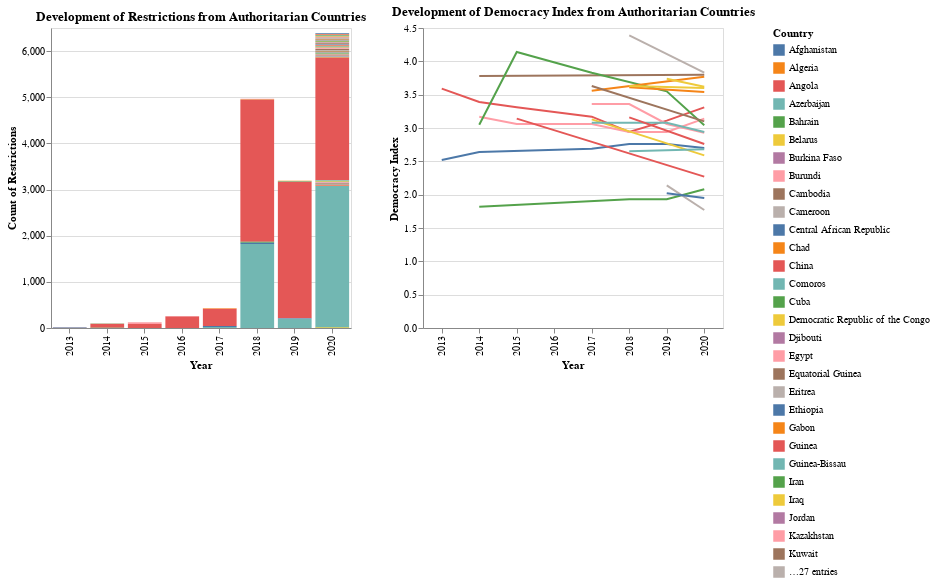

The notebook cell this image was saved under:
### Code cell
# plot 
chart1=alt.Chart(authoritarian,width=500, height=300).mark_bar().encode(
    x='Year:O',
    y=alt.Y('sum(Restrictions)', axis=alt.Axis(title='Count of Restrictions')),
    color='Country'
).interactive().properties(
    title='Development of Restrictions from Authoritarian Countries',
    width=300
)

# plot 
chart2= alt.Chart(authoritarian,width=500, height=300).mark_line().encode(
    x='Year:O',
    y=alt.Y('Democracy Index', axis=alt.Axis(title='Democracy Index')),
    color='Country'
).interactive().properties(
    title='Development of Democracy Index from Authoritarian Countries',
    width=300
)

chart1 | chart2

### Figure 1 — Vega-Lite specification as saved in the notebook (floating-point values rounded to 4 significant figures)
{"config": {"view": {"continuousWidth": 400, "continuousHeight": 300}}, "hconcat": [{"mark": "bar", "encoding": {"color": {"type": "nominal", "field": "Country"}, "x": {"type": "ordinal", "field": "Year"}, "y": {"type": "quantitative", "aggregate": "sum", "axis": {"title": "Count of Restrictions"}, "field": "Restrictions"}}, "height": 300, "selection": {"selector004": {"type": "interval", "bind": "scales", "encodings": ["x", "y"]}}, "title": "Development of Restrictions from Authoritarian Countries", "width": 300}, {"mark": "line", "encoding": {"color": {"type": "nominal", "field": "Country"}, "x": {"type": "ordinal", "field": "Year"}, "y": {"type": "quantitative", "axis": {"title": "Democracy Index"}, "field": "Democracy Index"}}, "height": 300, "selection": {"selector005": {"type": "interval", "bind": "scales", "encodings": ["x", "y"]}}, "title": "Development of Democracy Index from Authoritarian Countries", "width": 300}], "data": {"name": "data-585e2b6db8c41798221fb508857ba01d"}, "$schema": "https://vega.github.io/schema/vega-lite/v4.8.1.json", "datasets": {"data-585e2b6db8c41798221fb508857ba01d": [{"Country": "Russia", "Restrictions": 4, "Year": "2013", "Halfyear": "H2", "Region": "Central and Eastern Europe", "Regime type": "Authoritarian", "Democracy Index": 3.59}, {"Country": "United Arab Emirates", "Restrictions": 12, "Year": "2013", "Halfyear": "H2", "Region": "Middle East and North Africa", "Regime type": "Authoritarian", "Democracy Index": 2.52}, {"Country": "Kuwait", "Restrictions": 1, "Year": "2014", "Halfyear": "H1", "Region": "Middle East and North Africa", "Regime type": "Authoritarian", "Democracy Index": 3.78}, {"Country": "Russia", "Restrictions": 29, "Year": "2014", "Halfyear": "H1", "Region": "Central and Eastern Europe", "Regime type": "Authoritarian", "Democracy Index": 3.39}, {"Country": "Saudi Arabia", "Restrictions": 7, "Year": "2014", "Halfyear": "H1", "Region": "Middle East and North Africa", "Regime type": "Authoritarian", "Democracy Index": 1.82}, {"Country": "United Arab Emirates", "Restrictions": 1, "Year": "2014", "Halfyear": "H1", "Region": "Middle East and North Africa", "Regime type": "Authoritarian", "Democracy Index": 2.64}, {"Country": "Kazakhstan", "Restrictions": 1, "Year": "2014", "Halfyear": "H2", "Region": "Central and Eastern Europe", "Regime type": "Authoritarian", "Democracy Index": 3.17}, {"Country": "Myanmar", "Restrictions": 5, "Year": "2014", "Halfyear": "H2", "Region": "Asia and Australasia", "Regime type": "Authoritarian", "Democracy Index": 3.05}, {"Country": "Russia", "Restrictions": 55, "Year": "2014", "Halfyear": "H2", "Region": "Central and Eastern Europe", "Regime type": "Authoritarian", "Democracy Index": 3.39}, {"Country": "China", "Restrictions": 5, "Year": "2015", "Halfyear": "H1", "Region": "Asia and Australasia", "Regime type": "Authoritarian", "Democracy Index": 3.14}, {"Country": "Kazakhstan", "Restrictions": 11, "Year": "2015", "Halfyear": "H1", "Region": "Central and Eastern Europe", "Regime type": "Authoritarian", "Democracy Index": 3.06}, {"Country": "Russia", "Restrictions": 28, "Year": "2015", "Halfyear": "H1", "Region": "Central and Eastern Europe", "Regime type": "Authoritarian", "Democracy Index": 3.31}, {"Country": "Kazakhstan", "Restrictions": 25, "Year": "2015", "Halfyear": "H2", "Region": "Central and Eastern Europe", "Regime type": "Authoritarian", "Democracy Index": 3.06}, {"Country": "Myanmar", "Restrictions": 1, "Year": "2015", "Halfyear": "H2", "Region": "Asia and Australasia", "Regime type": "Authoritarian", "Democracy Index": 4.14}, {"Country": "Russia", "Restrictions": 56, "Year": "2015", "Halfyear": "H2", "Region": "Central and Eastern Europe", "Regime type": "Authoritarian", "Democracy Index": 3.31}, {"Country": "Kazakhstan", "Restrictions": 7, "Year": "2016", "Halfyear": "H1", "Region": "Central and Eastern Europe", "Regime type": "Authoritarian", "Democracy Index": 3.06}, {"Country": "Russia", "Restrictions": 130, "Year": "2016", "Halfyear": "H1", "Region": "Central and Eastern Europe", "Regime type": "Authoritarian", "Democracy Index": 3.24}, {"Country": "Russia", "Restrictions": 121, "Year": "2016", "Halfyear": "H2", "Region": "Central and Eastern Europe", "Regime type": "Authoritarian", "Democracy Index": 3.24}, {"Country": "Kazakhstan", "Restrictions": 7, "Year": "2017", "Halfyear": "H1", "Region": "Central and Eastern Europe", "Regime type": "Authoritarian", "Democracy Index": 3.06}, {"Country": "Myanmar", "Restrictions": 1, "Year": "2017", "Halfyear": "H1", "Region": "Asia and Australasia", "Regime type": "Authoritarian", "Democracy Index": 3.83}, {"Country": "Russia", "Restrictions": 195, "Year": "2017", "Halfyear": "H1", "Region": "Central and Eastern Europe", "Regime type": "Authoritarian", "Democracy Index": 3.17}, {"Country": "United Arab Emirates", "Restrictions": 12, "Year": "2017", "Halfyear": "H1", "Region": "Middle East and North Africa", "Regime type": "Authoritarian", "Democracy Index": 2.69}, {"Country": "Algeria", "Restrictions": 9, "Year": "2017", "Halfyear": "H2", "Region": "Middle East and North Africa", "Regime type": "Authoritarian", "Democracy Index": 3.56}, {"Country": "Belarus", "Restrictions": 1, "Year": "2017", "Halfyear": "H2", "Region": "Central and Eastern Europe", "Regime type": "Authoritarian", "Democracy Index": 3.13}, {"Country": "Cambodia", "Restrictions": 1, "Year": "2017", "Halfyear": "H2", "Region": "Asia and Australasia", "Regime type": "Authoritarian", "Democracy Index": 3.63}, {"Country": "Egypt", "Restrictions": 1, "Year": "2017", "Halfyear": "H2", "Region": "Middle East and North Africa", "Regime type": "Authoritarian", "Democracy Index": 3.36}, {"Country": "Kazakhstan", "Restrictions": 1, "Year": "2017", "Halfyear": "H2", "Region": "Central and Eastern Europe", "Regime type": "Authoritarian", "Democracy Index": 3.06}, {"Country": "Myanmar", "Restrictions": 1, "Year": "2017", "Halfyear": "H2", "Region": "Asia and Australasia", "Regime type": "Authoritarian", "Democracy Index": 3.83}, {"Country": "Russia", "Restrictions": 175, "Year": "2017", "Halfyear": "H2", "Region": "Central and Eastern Europe", "Regime type": "Authoritarian", "Democracy Index": 3.17}, {"Country": "United Arab Emirates", "Restrictions": 7, "Year": "2017", "Halfyear": "H2", "Region": "Middle East and North Africa", "Regime type": "Authoritarian", "Democracy Index": 2.69}, {"Country": "Vietnam", "Restrictions": 22, "Year": "2017", "Halfyear": "H2", "Region": "Asia and Australasia", "Regime type": "Authoritarian", "Democracy Index": 3.08}, {"Country": "Azerbaijan", "Restrictions": 1, "Year": "2018", "Halfyear": "H1", "Region": "Central and Eastern Europe", "Regime type": "Authoritarian", "Democracy Index": 2.65}, {"Country": "Egypt", "Restrictions": 1, "Year": "2018", "Halfyear": "H1", "Region": "Middle East and North Africa", "Regime type": "Authoritarian", "Democracy Index": 3.36}, {"Country": "Gabon", "Restrictions": 2, "Year": "2018", "Halfyear": "H1", "Region": "Sub-Saharan Africa", "Regime type": "Authoritarian", "Democracy Index": 3.61}, {"Country": "Nicaragua", "Restrictions": 6, "Year": "2018", "Halfyear": "H1", "Region": "Latin America and the Caribbean", "Regime type": "Authoritarian", "Democracy Index": 3.63}, {"Country": "Palestine", "Restrictions": 1, "Year": "2018", "Halfyear": "H1", "Region": "Middle East and North Africa", "Regime type": "Authoritarian", "Democracy Index": 4.39}, {"Country": "Russia", "Restrictions": 1546, "Year": "2018", "Halfyear": "H1", "Region": "Central and Eastern Europe", "Regime type": "Authoritarian", "Democracy Index": 2.94}, {"Country": "Saudi Arabia", "Restrictions": 2, "Year": "2018", "Halfyear": "H1", "Region": "Middle East and North Africa", "Regime type": "Authoritarian", "Democracy Index": 1.93}, {"Country": "United Arab Emirates", "Restrictions": 1, "Year": "2018", "Halfyear": "H1", "Region": "Middle East and North Africa", "Regime type": "Authoritarian", "Democracy Index": 2.76}, {"Country": "Venezuela", "Restrictions": 1, "Year": "2018", "Halfyear": "H1", "Region": "Latin America and the Caribbean", "Regime type": "Authoritarian", "Democracy Index": 3.16}, {"Country": "Vietnam", "Restrictions": 265, "Year": "2018", "Halfyear": "H1", "Region": "Asia and Australasia", "Regime type": "Authoritarian", "Democracy Index": 3.08}, {"Country": "Egypt", "Restrictions": 2, "Year": "2018", "Halfyear": "H2", "Region": "Middle East and North Africa", "Regime type": "Authoritarian", "Democracy Index": 3.36}, {"Country": "Kazakhstan", "Restrictions": 1, "Year": "2018", "Halfyear": "H2", "Region": "Central and Eastern Europe", "Regime type": "Authoritarian", "Democracy Index": 2.94}, {"Country": "Russia", "Restrictions": 1537, "Year": "2018", "Halfyear": "H2", "Region": "Central and Eastern Europe", "Regime type": "Authoritarian", "Democracy Index": 2.94}, {"Country": "Saudi Arabia", "Restrictions": 19, "Year": "2018", "Halfyear": "H2", "Region": "Middle East and North Africa", "Regime type": "Authoritarian", "Democracy Index": 1.93}, {"Country": "United Arab Emirates", "Restrictions": 25, "Year": "2018", "Halfyear": "H2", "Region": "Middle East and North Africa", "Regime type": "Authoritarian", "Democracy Index": 2.76}, {"Country": "Vietnam", "Restrictions": 1556, "Year": "2018", "Halfyear": "H2", "Region": "Asia and Australasia", "Regime type": "Authoritarian", "Democracy Index": 3.08}, {"Country": "Egypt", "Restrictions": 3, "Year": "2019", "Halfyear": "H1", "Region": "Middle East and North Africa", "Regime type": "Authoritarian", "Democracy Index": 3.06}, {"Country": "Iraq", "Restrictions": 1, "Year": "2019", "Halfyear": "H1", "Region": "Middle East and North Africa", "Regime type": "Authoritarian", "Democracy Index": 3.74}, {"Country": "Kazakhstan", "Restrictions": 5, "Year": "2019", "Halfyear": "H1", "Region": "Central and Eastern Europe", "Regime type": "Authoritarian", "Democracy Index": 2.94}, {"Country": "Laos", "Restrictions": 1, "Year": "2019", "Halfyear": "H1", "Region": "Asia and Australasia", "Regime type": "Authoritarian", "Democracy Index": 2.14}, {"Country": "Libya", "Restrictions": 1, "Year": "2019", "Halfyear": "H1", "Region": "Middle East and North Africa", "Regime type": "Authoritarian", "Democracy Index": 2.02}, {"Country": "Russia", "Restrictions": 58, "Year": "2019", "Halfyear": "H1", "Region": "Central and Eastern Europe", "Regime type": "Authoritarian", "Democracy Index": 3.11}, {"Country": "Saudi Arabia", "Restrictions": 1, "Year": "2019", "Halfyear": "H1", "Region": "Middle East and North Africa", "Regime type": "Authoritarian", "Democracy Index": 1.93}, {"Country": "Vietnam", "Restrictions": 121, "Year": "2019", "Halfyear": "H1", "Region": "Asia and Australasia", "Regime type": "Authoritarian", "Democracy Index": 3.08}, {"Country": "Egypt", "Restrictions": 3, "Year": "2019", "Halfyear": "H2", "Region": "Middle East and North Africa", "Regime type": "Authoritarian", "Democracy Index": 3.06}, {"Country": "Iraq", "Restrictions": 2, "Year": "2019", "Halfyear": "H2", "Region": "Middle East and North Africa", "Regime type": "Authoritarian", "Democracy Index": 3.74}, {"Country": "Myanmar", "Restrictions": 11, "Year": "2019", "Halfyear": "H2", "Region": "Asia and Australasia", "Regime type": "Authoritarian", "Democracy Index": 3.55}, {"Country": "Russia", "Restrictions": 2900, "Year": "2019", "Halfyear": "H2", "Region": "Central and Eastern Europe", "Regime type": "Authoritarian", "Democracy Index": 3.11}, {"Country": "United Arab Emirates", "Restrictions": 11, "Year": "2019", "Halfyear": "H2", "Region": "Middle East and North Africa", "Regime type": "Authoritarian", "Democracy Index": 2.76}, {"Country": "Vietnam", "Restrictions": 77, "Year": "2019", "Halfyear": "H2", "Region": "Asia and Australasia", "Regime type": "Authoritarian", "Democracy Index": 3.08}, {"Country": "Egypt", "Restrictions": 1, "Year": "2020", "Halfyear": "H1", "Region": "Middle East and North Africa", "Regime type": "Authoritarian", "Democracy Index": 2.93}, {"Country": "Nicaragua", "Restrictions": 5, "Year": "2020", "Halfyear": "H1", "Region": "Latin America and the Caribbean", "Regime type": "Authoritarian", "Democracy Index": 3.6}, {"Country": "Russia", "Restrictions": 771, "Year": "2020", "Halfyear": "H1", "Region": "Central and Eastern Europe", "Regime type": "Authoritarian", "Democracy Index": 3.31}, {"Country": "Saudi Arabia", "Restrictions": 4, "Year": "2020", "Halfyear": "H1", "Region": "Middle East and North Africa", "Regime type": "Authoritarian", "Democracy Index": 2.08}, {"Country": "United Arab Emirates", "Restrictions": 1, "Year": "2020", "Halfyear": "H1", "Region": "Middle East and North Africa", "Regime type": "Authoritarian", "Democracy Index": 2.7}, {"Country": "Vietnam", "Restrictions": 834, "Year": "2020", "Halfyear": "H1", "Region": "Asia and Australasia", "Regime type": "Authoritarian", "Democracy Index": 2.94}, {"Country": "Afghanistan", "Restrictions": 12, "Year": "2020", "Halfyear": "H2", "Region": "Asia and Australasia", "Regime type": "Authoritarian", "Democracy Index": 2.85}, {"Country": "Algeria", "Restrictions": 12, "Year": "2020", "Halfyear": "H2", "Region": "Middle East and North Africa", "Regime type": "Authoritarian", "Democracy Index": 3.77}, {"Country": "Angola", "Restrictions": 12, "Year": "2020", "Halfyear": "H2", "Region": "Sub-Saharan Africa", "Regime type": "Authoritarian", "Democracy Index": 3.66}, {"Country": "Azerbaijan", "Restrictions": 12, "Year": "2020", "Halfyear": "H2", "Region": "Central and Eastern Europe", "Regime type": "Authoritarian", "Democracy Index": 2.68}, {"Country": "Bahrain", "Restrictions": 12, "Year": "2020", "Halfyear": "H2", "Region": "Middle East and North Africa", "Regime type": "Authoritarian", "Democracy Index": 2.49}, {"Country": "Belarus", "Restrictions": 12, "Year": "2020", "Halfyear": "H2", "Region": "Central and Eastern Europe", "Regime type": "Authoritarian", "Democracy Index": 2.59}, {"Country": "Burkina Faso", "Restrictions": 12, "Year": "2020", "Halfyear": "H2", "Region": "Sub-Saharan Africa", "Regime type": "Authoritarian", "Democracy Index": 3.73}, {"Country": "Burundi", "Restrictions": 12, "Year": "2020", "Halfyear": "H2", "Region": "Sub-Saharan Africa", "Regime type": "Authoritarian", "Democracy Index": 2.14}, {"Country": "Cambodia", "Restrictions": 12, "Year": "2020", "Halfyear": "H2", "Region": "Asia and Australasia", "Regime type": "Authoritarian", "Democracy Index": 3.1}, {"Country": "Cameroon", "Restrictions": 12, "Year": "2020", "Halfyear": "H2", "Region": "Sub-Saharan Africa", "Regime type": "Authoritarian", "Democracy Index": 2.77}, {"Country": "Central African Republic", "Restrictions": 12, "Year": "2020", "Halfyear": "H2", "Region": "Sub-Saharan Africa", "Regime type": "Authoritarian", "Democracy Index": 1.32}, {"Country": "Chad", "Restrictions": 12, "Year": "2020", "Halfyear": "H2", "Region": "Sub-Saharan Africa", "Regime type": "Authoritarian", "Democracy Index": 1.55}, {"Country": "China", "Restrictions": 12, "Year": "2020", "Halfyear": "H2", "Region": "Asia and Australasia", "Regime type": "Authoritarian", "Democracy Index": 2.27}, {"Country": "Comoros", "Restrictions": 12, "Year": "2020", "Halfyear": "H2", "Region": "Sub-Saharan Africa", "Regime type": "Authoritarian", "Democracy Index": 3.09}, {"Country": "Cuba", "Restrictions": 12, "Year": "2020", "Halfyear": "H2", "Region": "Latin America and the Caribbean", "Regime type": "Authoritarian", "Democracy Index": 2.84}, {"Country": "Democratic Republic of the Congo", "Restrictions": 12, "Year": "2020", "Halfyear": "H2", "Region": "Sub-Saharan Africa", "Regime type": "Authoritarian", "Democracy Index": 1.13}, {"Country": "Djibouti", "Restrictions": 12, "Year": "2020", "Halfyear": "H2", "Region": "Sub-Saharan Africa", "Regime type": "Authoritarian", "Democracy Index": 2.71}, {"Country": "Egypt", "Restrictions": 12, "Year": "2020", "Halfyear": "H2", "Region": "Middle East and North Africa", "Regime type": "Authoritarian", "Democracy Index": 2.93}, {"Country": "Equatorial Guinea", "Restrictions": 12, "Year": "2020", "Halfyear": "H2", "Region": "Sub-Saharan Africa", "Regime type": "Authoritarian", "Democracy Index": 1.92}, {"Country": "Eritrea", "Restrictions": 12, "Year": "2020", "Halfyear": "H2", "Region": "Sub-Saharan Africa", "Regime type": "Authoritarian", "Democracy Index": 2.15}, {"Country": "Ethiopia", "Restrictions": 12, "Year": "2020", "Halfyear": "H2", "Region": "Sub-Saharan Africa", "Regime type": "Authoritarian", "Democracy Index": 3.38}, {"Country": "Gabon", "Restrictions": 12, "Year": "2020", "Halfyear": "H2", "Region": "Sub-Saharan Africa", "Regime type": "Authoritarian", "Democracy Index": 3.54}, {"Country": "Guinea", "Restrictions": 12, "Year": "2020", "Halfyear": "H2", "Region": "Sub-Saharan Africa", "Regime type": "Authoritarian", "Democracy Index": 3.08}, {"Country": "Guinea-Bissau", "Restrictions": 12, "Year": "2020", "Halfyear": "H2", "Region": "Sub-Saharan Africa", "Regime type": "Authoritarian", "Democracy Index": 2.63}, {"Country": "Iran", "Restrictions": 12, "Year": "2020", "Halfyear": "H2", "Region": "Middle East and North Africa", "Regime type": "Authoritarian", "Democracy Index": 2.2}, {"Country": "Iraq", "Restrictions": 12, "Year": "2020", "Halfyear": "H2", "Region": "Middle East and North Africa", "Regime type": "Authoritarian", "Democracy Index": 3.62}, {"Country": "Jordan", "Restrictions": 12, "Year": "2020", "Halfyear": "H2", "Region": "Middle East and North Africa", "Regime type": "Authoritarian", "Democracy Index": 3.62}, {"Country": "Kazakhstan", "Restrictions": 12, "Year": "2020", "Halfyear": "H2", "Region": "Central and Eastern Europe", "Regime type": "Authoritarian", "Democracy Index": 3.14}, {"Country": "Kuwait", "Restrictions": 32, "Year": "2020", "Halfyear": "H2", "Region": "Middle East and North Africa", "Regime type": "Authoritarian", "Democracy Index": 3.8}, {"Country": "Laos", "Restrictions": 12, "Year": "2020", "Halfyear": "H2", "Region": "Asia and Australasia", "Regime type": "Authoritarian", "Democracy Index": 1.77}, {"Country": "Libya", "Restrictions": 12, "Year": "2020", "Halfyear": "H2", "Region": "Middle East and North Africa", "Regime type": "Authoritarian", "Democracy Index": 1.95}, {"Country": "Mali", "Restrictions": 12, "Year": "2020", "Halfyear": "H2", "Region": "Sub-Saharan Africa", "Regime type": "Authoritarian", "Democracy Index": 3.93}, {"Country": "Mauritania", "Restrictions": 12, "Year": "2020", "Halfyear": "H2", "Region": "Sub-Saharan Africa", "Regime type": "Authoritarian", "Democracy Index": 3.92}, {"Country": "Mozambique", "Restrictions": 12, "Year": "2020", "Halfyear": "H2", "Region": "Sub-Saharan Africa", "Regime type": "Authoritarian", "Democracy Index": 3.51}, {"Country": "Myanmar", "Restrictions": 12, "Year": "2020", "Halfyear": "H2", "Region": "Asia and Australasia", "Regime type": "Authoritarian", "Democracy Index": 3.04}, {"Country": "Nicaragua", "Restrictions": 12, "Year": "2020", "Halfyear": "H2", "Region": "Latin America and the Caribbean", "Regime type": "Authoritarian", "Democracy Index": 3.6}, {"Country": "Niger", "Restrictions": 12, "Year": "2020", "Halfyear": "H2", "Region": "Sub-Saharan Africa", "Regime type": "Authoritarian", "Democracy Index": 3.29}, {"Country": "North Korea", "Restrictions": 12, "Year": "2020", "Halfyear": "H2", "Region": "Asia and Australasia", "Regime type": "Authoritarian", "Democracy Index": 1.08}, {"Country": "Oman", "Restrictions": 12, "Year": "2020", "Halfyear": "H2", "Region": "Middle East and North Africa", "Regime type": "Authoritarian", "Democracy Index": 3.0}, {"Country": "Palestine", "Restrictions": 12, "Year": "2020", "Halfyear": "H2", "Region": "Middle East and North Africa", "Regime type": "Authoritarian", "Democracy Index": 3.83}, {"Country": "Qatar", "Restrictions": 12, "Year": "2020", "Halfyear": "H2", "Region": "Middle East and North Africa", "Regime type": "Authoritarian", "Democracy Index": 3.24}, {"Country": "Republic of the Congo", "Restrictions": 12, "Year": "2020", "Halfyear": "H2", "Region": "Sub-Saharan Africa", "Regime type": "Authoritarian", "Democracy Index": 3.11}, {"Country": "Russia", "Restrictions": 1880, "Year": "2020", "Halfyear": "H2", "Region": "Central and Eastern Europe", "Regime type": "Authoritarian", "Democracy Index": 3.31}, {"Country": "Rwanda", "Restrictions": 12, "Year": "2020", "Halfyear": "H2", "Region": "Sub-Saharan Africa", "Regime type": "Authoritarian", "Democracy Index": 3.1}, {"Country": "Saudi Arabia", "Restrictions": 12, "Year": "2020", "Halfyear": "H2", "Region": "Middle East and North Africa", "Regime type": "Authoritarian", "Democracy Index": 2.08}, {"Country": "Sudan", "Restrictions": 12, "Year": "2020", "Halfyear": "H2", "Region": "Middle East and North Africa", "Regime type": "Authoritarian", "Democracy Index": 2.54}, {"Country": "Syria", "Restrictions": 12, "Year": "2020", "Halfyear": "H2", "Region": "Middle East and North Africa", "Regime type": "Authoritarian", "Democracy Index": 1.43}, {"Country": "Tajikistan", "Restrictions": 12, "Year": "2020", "Halfyear": "H2", "Region": "Central and Eastern Europe", "Regime type": "Authoritarian", "Democracy Index": 1.94}, {"Country": "Togo", "Restrictions": 12, "Year": "2020", "Halfyear": "H2", "Region": "Sub-Saharan Africa", "Regime type": "Authoritarian", "Democracy Index": 2.8}, {"Country": "Turkmenistan", "Restrictions": 12, "Year": "2020", "Halfyear": "H2", "Region": "Central and Eastern Europe", "Regime type": "Authoritarian", "Democracy Index": 1.72}, {"Country": "United Arab Emirates", "Restrictions": 12, "Year": "2020", "Halfyear": "H2", "Region": "Middle East and North Africa", "Regime type": "Authoritarian", "Democracy Index": 2.7}, {"Country": "Uzbekistan", "Restrictions": 15, "Year": "2020", "Halfyear": "H2", "Region": "Central and Eastern Europe", "Regime type": "Authoritarian", "Democracy Index": 2.12}, {"Country": "Venezuela", "Restrictions": 12, "Year": "2020", "Halfyear": "H2", "Region": "Latin America and the Caribbean", "Regime type": "Authoritarian", "Democracy Index": 2.76}, {"Country": "Vietnam", "Restrictions": 2217, "Year": "2020", "Halfyear": "H2", "Region": "Asia and Australasia", "Regime type": "Authoritarian", "Democracy Index": 2.94}, {"Country": "Yemen", "Restrictions": 12, "Year": "2020", "Halfyear": "H2", "Region": "Middle East and North Africa", "Regime type": "Authoritarian", "Democracy Index": 1.95}, {"Country": "Zimbabwe", "Restrictions": 12, "Year": "2020", "Halfyear": "H2", "Region": "Sub-Saharan Africa", "Regime type": "Authoritarian", "Democracy Index": 3.16}]}}
